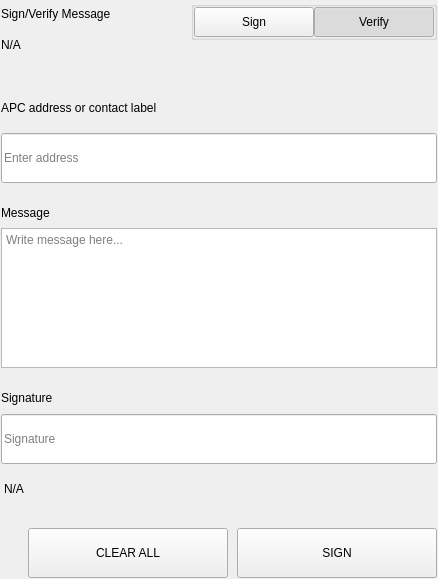
<?xml version="1.0" encoding="UTF-8"?>
<ui version="4.0">
 <class>SettingsSignMessageWidgets</class>
 <widget class="QWidget" name="SettingsSignMessageWidgets">
  <property name="geometry">
   <rect>
    <x>0</x>
    <y>0</y>
    <width>438</width>
    <height>579</height>
   </rect>
  </property>
  <property name="windowTitle">
   <string>Form</string>
  </property>
  <layout class="QVBoxLayout" name="verticalLayout">
   <property name="spacing">
    <number>0</number>
   </property>
   <property name="leftMargin">
    <number>0</number>
   </property>
   <property name="topMargin">
    <number>0</number>
   </property>
   <property name="rightMargin">
    <number>0</number>
   </property>
   <property name="bottomMargin">
    <number>0</number>
   </property>
   <item>
    <widget class="QWidget" name="left" native="true">
     <layout class="QVBoxLayout" name="verticalLayout_3">
      <property name="leftMargin">
       <number>0</number>
      </property>
      <property name="topMargin">
       <number>0</number>
      </property>
      <property name="rightMargin">
       <number>0</number>
      </property>
      <property name="bottomMargin">
       <number>0</number>
      </property>
      <item>
       <widget class="QWidget" name="container_sign" native="true">
        <layout class="QVBoxLayout" name="verticalLayout_2">
         <property name="spacing">
          <number>0</number>
         </property>
         <property name="leftMargin">
          <number>1</number>
         </property>
         <property name="topMargin">
          <number>1</number>
         </property>
         <property name="rightMargin">
          <number>1</number>
         </property>
         <property name="bottomMargin">
          <number>1</number>
         </property>
         <item>
          <layout class="QHBoxLayout" name="horizontalLayout_3" stretch="3,1">
           <property name="spacing">
            <number>40</number>
           </property>
           <item>
            <layout class="QVBoxLayout" name="verticalLayoutTitle">
             <property name="spacing">
              <number>5</number>
             </property>
             <item>
              <widget class="QLabel" name="labelTitle">
               <property name="text">
                <string>Sign/Verify Message</string>
               </property>
              </widget>
             </item>
             <item>
              <widget class="QLabel" name="labelSubtitle1">
               <property name="text">
                <string notr="true">N/A</string>
               </property>
               <property name="wordWrap">
                <bool>true</bool>
               </property>
              </widget>
             </item>
            </layout>
           </item>
           <item alignment="Qt::AlignRight|Qt::AlignTop">
            <widget class="QWidget" name="containerSwitch" native="true">
             <property name="styleSheet">
              <string notr="true">#containerSwitch{
	padding-top:9px;
}</string>
             </property>
             <layout class="QVBoxLayout" name="verticalLayout_6">
              <property name="spacing">
               <number>4</number>
              </property>
              <property name="leftMargin">
               <number>0</number>
              </property>
              <property name="topMargin">
               <number>0</number>
              </property>
              <property name="rightMargin">
               <number>0</number>
              </property>
              <property name="bottomMargin">
               <number>0</number>
              </property>
              <item alignment="Qt::AlignRight">
               <widget class="QGroupBox" name="groupBox">
                <property name="sizePolicy">
                 <sizepolicy hsizetype="Fixed" vsizetype="Preferred">
                  <horstretch>0</horstretch>
                  <verstretch>0</verstretch>
                 </sizepolicy>
                </property>
                <property name="title">
                 <string/>
                </property>
                <property name="alignment">
                 <set>Qt::AlignRight|Qt::AlignTop|Qt::AlignTrailing</set>
                </property>
                <layout class="QHBoxLayout" name="horizontalLayout_4">
                 <property name="spacing">
                  <number>0</number>
                 </property>
                 <property name="leftMargin">
                  <number>0</number>
                 </property>
                 <property name="topMargin">
                  <number>0</number>
                 </property>
                 <property name="rightMargin">
                  <number>0</number>
                 </property>
                 <property name="bottomMargin">
                  <number>0</number>
                 </property>
                 <item>
                  <widget class="QPushButton" name="pushSign">
                   <property name="minimumSize">
                    <size>
                     <width>120</width>
                     <height>30</height>
                    </size>
                   </property>
                   <property name="maximumSize">
                    <size>
                     <width>120</width>
                     <height>30</height>
                    </size>
                   </property>
                   <property name="focusPolicy">
                    <enum>Qt::NoFocus</enum>
                   </property>
                   <property name="text">
                    <string>Sign</string>
                   </property>
                   <property name="checkable">
                    <bool>true</bool>
                   </property>
                   <property name="autoExclusive">
                    <bool>true</bool>
                   </property>
                  </widget>
                 </item>
                 <item>
                  <widget class="QPushButton" name="pushVerify">
                   <property name="minimumSize">
                    <size>
                     <width>120</width>
                     <height>30</height>
                    </size>
                   </property>
                   <property name="maximumSize">
                    <size>
                     <width>120</width>
                     <height>30</height>
                    </size>
                   </property>
                   <property name="focusPolicy">
                    <enum>Qt::NoFocus</enum>
                   </property>
                   <property name="text">
                    <string>Verify</string>
                   </property>
                   <property name="checkable">
                    <bool>true</bool>
                   </property>
                   <property name="checked">
                    <bool>true</bool>
                   </property>
                   <property name="autoExclusive">
                    <bool>true</bool>
                   </property>
                  </widget>
                 </item>
                </layout>
               </widget>
              </item>
              <item alignment="Qt::AlignHCenter|Qt::AlignTop">
               <widget class="QLabel" name="labelSubtitleSwitch">
                <property name="text">
                 <string/>
                </property>
                <property name="alignment">
                 <set>Qt::AlignRight|Qt::AlignTrailing|Qt::AlignVCenter</set>
                </property>
               </widget>
              </item>
             </layout>
            </widget>
           </item>
          </layout>
         </item>
         <item>
          <spacer name="verticalSpacer_2">
           <property name="orientation">
            <enum>Qt::Vertical</enum>
           </property>
           <property name="sizeType">
            <enum>QSizePolicy::Fixed</enum>
           </property>
           <property name="sizeHint" stdset="0">
            <size>
             <width>20</width>
             <height>40</height>
            </size>
           </property>
          </spacer>
         </item>
         <item>
          <widget class="QWidget" name="containerAddress" native="true">
           <property name="sizePolicy">
            <sizepolicy hsizetype="Preferred" vsizetype="Fixed">
             <horstretch>0</horstretch>
             <verstretch>0</verstretch>
            </sizepolicy>
           </property>
           <layout class="QVBoxLayout" name="verticalLayout_5" stretch="0,0">
            <property name="spacing">
             <number>15</number>
            </property>
            <property name="leftMargin">
             <number>0</number>
            </property>
            <property name="topMargin">
             <number>0</number>
            </property>
            <property name="rightMargin">
             <number>0</number>
            </property>
            <property name="bottomMargin">
             <number>0</number>
            </property>
            <item>
             <widget class="QLabel" name="labelSubtitleAddress">
              <property name="minimumSize">
               <size>
                <width>0</width>
                <height>20</height>
               </size>
              </property>
              <property name="maximumSize">
               <size>
                <width>16777215</width>
                <height>20</height>
               </size>
              </property>
              <property name="text">
               <string>APC address or contact label</string>
              </property>
             </widget>
            </item>
            <item>
             <widget class="QLineEdit" name="addressIn_SM">
              <property name="minimumSize">
               <size>
                <width>0</width>
                <height>50</height>
               </size>
              </property>
              <property name="maximumSize">
               <size>
                <width>16777215</width>
                <height>50</height>
               </size>
              </property>
              <property name="placeholderText">
               <string>Enter address</string>
              </property>
             </widget>
            </item>
           </layout>
          </widget>
         </item>
         <item>
          <spacer name="verticalSpacer_3">
           <property name="orientation">
            <enum>Qt::Vertical</enum>
           </property>
           <property name="sizeType">
            <enum>QSizePolicy::Fixed</enum>
           </property>
           <property name="sizeHint" stdset="0">
            <size>
             <width>20</width>
             <height>20</height>
            </size>
           </property>
          </spacer>
         </item>
         <item>
          <layout class="QVBoxLayout" name="verticalLayout_9">
           <property name="spacing">
            <number>5</number>
           </property>
           <item>
            <widget class="QLabel" name="labelSubtitleMessage">
             <property name="minimumSize">
              <size>
               <width>0</width>
               <height>20</height>
              </size>
             </property>
             <property name="maximumSize">
              <size>
               <width>16777215</width>
               <height>20</height>
              </size>
             </property>
             <property name="text">
              <string>Message</string>
             </property>
            </widget>
           </item>
           <item>
            <widget class="QPlainTextEdit" name="messageIn_SM">
             <property name="minimumSize">
              <size>
               <width>0</width>
               <height>140</height>
              </size>
             </property>
             <property name="maximumSize">
              <size>
               <width>16777215</width>
               <height>140</height>
              </size>
             </property>
             <property name="placeholderText">
              <string>Write message here...</string>
             </property>
            </widget>
           </item>
          </layout>
         </item>
         <item>
          <spacer name="verticalSpacer_4">
           <property name="orientation">
            <enum>Qt::Vertical</enum>
           </property>
           <property name="sizeType">
            <enum>QSizePolicy::Fixed</enum>
           </property>
           <property name="sizeHint" stdset="0">
            <size>
             <width>20</width>
             <height>20</height>
            </size>
           </property>
          </spacer>
         </item>
         <item>
          <widget class="QWidget" name="widget" native="true">
           <property name="minimumSize">
            <size>
             <width>0</width>
             <height>75</height>
            </size>
           </property>
           <property name="maximumSize">
            <size>
             <width>16777215</width>
             <height>16777215</height>
            </size>
           </property>
           <layout class="QVBoxLayout" name="verticalLayout_4">
            <property name="leftMargin">
             <number>0</number>
            </property>
            <property name="topMargin">
             <number>0</number>
            </property>
            <property name="rightMargin">
             <number>0</number>
            </property>
            <property name="bottomMargin">
             <number>0</number>
            </property>
            <item>
             <widget class="QLabel" name="labelSubtitleSignature">
              <property name="minimumSize">
               <size>
                <width>0</width>
                <height>20</height>
               </size>
              </property>
              <property name="maximumSize">
               <size>
                <width>16777215</width>
                <height>20</height>
               </size>
              </property>
              <property name="text">
               <string>Signature</string>
              </property>
             </widget>
            </item>
            <item>
             <widget class="QLineEdit" name="signatureOut_SM">
              <property name="minimumSize">
               <size>
                <width>0</width>
                <height>50</height>
               </size>
              </property>
              <property name="placeholderText">
               <string>Signature</string>
              </property>
             </widget>
            </item>
           </layout>
          </widget>
         </item>
         <item>
          <widget class="QLabel" name="statusLabel_SM">
           <property name="styleSheet">
            <string notr="true">padding-top:5px;</string>
           </property>
           <property name="text">
            <string notr="true">N/A</string>
           </property>
          </widget>
         </item>
         <item>
          <spacer name="verticalSpacer">
           <property name="orientation">
            <enum>Qt::Vertical</enum>
           </property>
           <property name="sizeType">
            <enum>QSizePolicy::Fixed</enum>
           </property>
           <property name="sizeHint" stdset="0">
            <size>
             <width>20</width>
             <height>20</height>
            </size>
           </property>
          </spacer>
         </item>
         <item>
          <layout class="QHBoxLayout" name="horizontalLayout_7">
           <property name="spacing">
            <number>9</number>
           </property>
           <item>
            <spacer name="horizontalSpacer_5">
             <property name="orientation">
              <enum>Qt::Horizontal</enum>
             </property>
             <property name="sizeType">
              <enum>QSizePolicy::Expanding</enum>
             </property>
             <property name="sizeHint" stdset="0">
              <size>
               <width>40</width>
               <height>20</height>
              </size>
             </property>
            </spacer>
           </item>
           <item>
            <widget class="QPushButton" name="pushButtonClear">
             <property name="minimumSize">
              <size>
               <width>200</width>
               <height>50</height>
              </size>
             </property>
             <property name="focusPolicy">
              <enum>Qt::NoFocus</enum>
             </property>
             <property name="text">
              <string>CLEAR ALL</string>
             </property>
            </widget>
           </item>
           <item>
            <widget class="QPushButton" name="pushButtonSave">
             <property name="minimumSize">
              <size>
               <width>200</width>
               <height>50</height>
              </size>
             </property>
             <property name="maximumSize">
              <size>
               <width>200</width>
               <height>50</height>
              </size>
             </property>
             <property name="focusPolicy">
              <enum>Qt::NoFocus</enum>
             </property>
             <property name="text">
              <string>SIGN</string>
             </property>
            </widget>
           </item>
          </layout>
         </item>
        </layout>
       </widget>
      </item>
     </layout>
    </widget>
   </item>
  </layout>
 </widget>
 <resources/>
 <connections/>
</ui>
